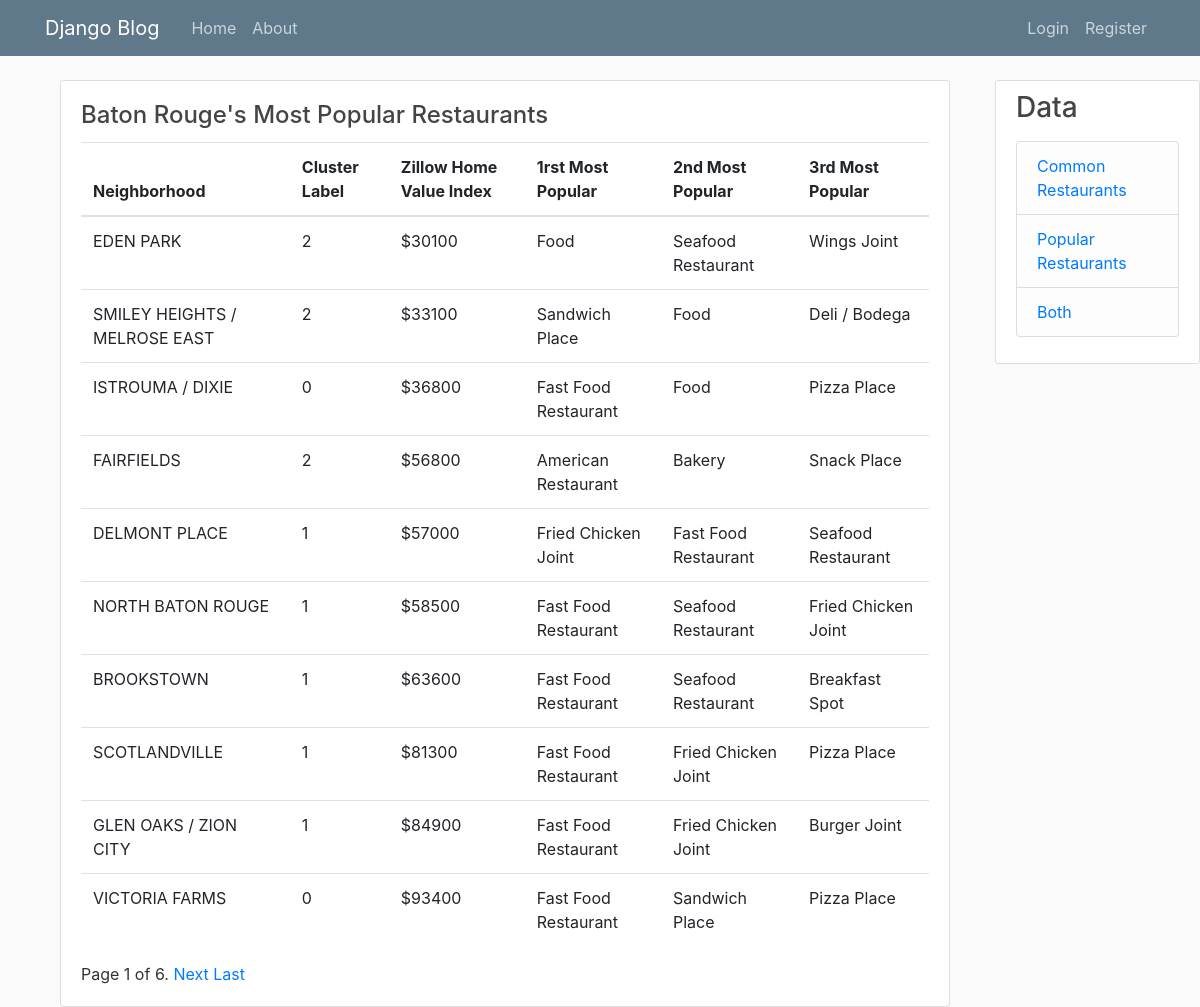
Page /data/popular on the committed database.
### blog/models.py (models this page shows, shortened)
class Mostpopular(models.Model):
    neigh = models.ForeignKey(Neighborhood, on_delete=models.CASCADE, null=True, related_name='popRest')
    number_1st_most_popular_venue = models.CharField(db_column='1st Most Common Venue', max_length=100, blank=True, null=True)
    number_2nd_most_popular_venue = models.CharField(db_column='2nd Most Common Venue', max_length=100, blank=True, null=True)
    number_3rd_most_popular_venue = models.CharField(db_column='3rd Most Common Venue', max_length=100, blank=True, null=True)
    number_4th_most_popular_venue = models.CharField(db_column='4th Most Common Venue', max_length=100, blank=True, null=True)
    number_5th_most_popular_venue = models.CharField(db_column='5th Most Common Venue', max_length=100, blank=True, null=True)
    number_6th_most_popular_venue = models.CharField(db_column='6th Most Common Venue', max_length=100, blank=True, null=True)
    number_7th_most_popular_venue = models.CharField(db_column='7th Most Common Venue', max_length=100, blank=True, null=True)
    number_8th_most_popular_venue = models.CharField(db_column='8th Most Common Venue', max_length=100, blank=True, null=True)
    number_9th_most_popular_venue = models.CharField(db_column='9th Most Common Venue', max_length=100, blank=True, null=True)
    number_10th_most_popular_venue = models.CharField(db_column='10th Most Common Venue', max_length=100, blank=True, null=True)

class Neighborhood(models.Model):
    name = models.CharField(db_column='Neighborhood', max_length=100)
    cluster_label_com = models.IntegerField(db_column='Cluster Label Common', blank=True, null=True)
    cluster_label_pop = models.IntegerField(db_column='Cluster Label Popular', blank=True, null=True)
    zillow_value = models.IntegerField(db_column='Zillow Home Value Index', blank=True, null=True)
    def __str__(self):
        return str(self.name)

### blog/views.py (the view)
# urls.py: path('data/popular', finalDataListPopular.as_view(), name='finalDataListPopular'),
class finalDataListPopular(ListView):
    paginate_by = 10
    template_name = 'blog/dataPopular.html'
    context_object_name = 'mostPopular'
    model = Mostpopular
    ordering = ['neigh']
    def get_context_data(self, **kwargs):
        context = super().get_context_data(**kwargs)
        context['Data'] = 'Data'
        context['Popular'] = 'Popular'
        context['links'] = ['Final', 'Data']
        return context

### blog/templates/blog/dataPopular.html (shortened to what this page needs)
{% extends "blog/base.html" %}
{% block content %}
    <div class="col-12 grid-margin stretch-card">
        <div class="card">
            <div class="card-body">
                <h4 class="card-title">Baton Rouge's Most Popular Restaurants</h4>
                <div class="table-responsive">
                    <table class="table table-hover">
                        <thead>
                            <tr>
                                <th>Neighborhood</th>
                                <th>Cluster Label</th>
                                <th>Zillow Home Value Index</th>
                                <th>1rst Most Popular</th>
                                <th>2nd Most Popular</th>
                                <th>3rd Most Popular</th>
                            </tr>
                        </thead>
                        <tbody>
                            {% for data in mostPopular %}
                                <tr>
                                    <td>{{ data.neigh }}</td>
                                    <td>{{ data.neigh.cluster_label_pop }}</td>
                                    <td>${{ data.neigh.zillow_value }}</td>
                                    <td>{{ data.number_1st_most_popular_venue }}</td>
                                    <td>{{ data.number_2nd_most_popular_venue }}</td>
                                    <td>{{ data.number_3rd_most_popular_venue }}</td>
                                </tr>
                            {% endfor %}
                        </tbody>
                    </table>
                    <div class="pagination">
                        <span class="step-links">
                            <span class="current">
                                Page {{ page_obj.number }} of {{ page_obj.paginator.num_pages }}.
                            </span>
                            {% if page_obj.has_next %}
                                <a href="?page={{ page_obj.next_page_number }}"> Next </a>
                                <a href="?page={{ page_obj.paginator.num_pages }}"> Last </a>
                            {% endif %}
                        </span>
                    </div>
                </div>
            </div>
        </div>
    </div>
{% endblock content %}

### blog/static/blog/main.css (style rules this page uses)
body { background: #fafafa; color: #333333; margin-top: 5rem; }
h1, h2, h3, h4, h5, h6 { color: #444444; }

### rows in the picture
Mostpopular: neigh "EDEN PARK", neigh.cluster_label_pop "2", neigh.zillow_value "30100", number_1st_most_popular_venue "Food", number_2nd_most_popular_venue "Seafood Restaurant", number_3rd_most_popular_venue "Wings Joint"
Mostpopular: neigh "SMILEY HEIGHTS / MELROSE EAST", neigh.cluster_label_pop "2", neigh.zillow_value "33100", number_1st_most_popular_venue "Sandwich Place", number_2nd_most_popular_venue "Food", number_3rd_most_popular_venue "Deli / Bodega"
Mostpopular: neigh "ISTROUMA / DIXIE", neigh.cluster_label_pop "0", neigh.zillow_value "36800", number_1st_most_popular_venue "Fast Food Restaurant", number_2nd_most_popular_venue "Food", number_3rd_most_popular_venue "Pizza Place"
Mostpopular: neigh "FAIRFIELDS", neigh.cluster_label_pop "2", neigh.zillow_value "56800", number_1st_most_popular_venue "American Restaurant", number_2nd_most_popular_venue "Bakery", number_3rd_most_popular_venue "Snack Place"
Mostpopular: neigh "DELMONT PLACE", neigh.cluster_label_pop "1", neigh.zillow_value "57000", number_1st_most_popular_venue "Fried Chicken Joint", number_2nd_most_popular_venue "Fast Food Restaurant", number_3rd_most_popular_venue "Seafood Restaurant"
Mostpopular: neigh "NORTH BATON ROUGE", neigh.cluster_label_pop "1", neigh.zillow_value "58500", number_1st_most_popular_venue "Fast Food Restaurant", number_2nd_most_popular_venue "Seafood Restaurant", number_3rd_most_popular_venue "Fried Chicken Joint"
Mostpopular: neigh "BROOKSTOWN", neigh.cluster_label_pop "1", neigh.zillow_value "63600", number_1st_most_popular_venue "Fast Food Restaurant", number_2nd_most_popular_venue "Seafood Restaurant", number_3rd_most_popular_venue "Breakfast Spot"
Mostpopular: neigh "SCOTLANDVILLE", neigh.cluster_label_pop "1", neigh.zillow_value "81300", number_1st_most_popular_venue "Fast Food Restaurant", number_2nd_most_popular_venue "Fried Chicken Joint", number_3rd_most_popular_venue "Pizza Place"
Mostpopular: neigh "GLEN OAKS / ZION CITY", neigh.cluster_label_pop "1", neigh.zillow_value "84900", number_1st_most_popular_venue "Fast Food Restaurant", number_2nd_most_popular_venue "Fried Chicken Joint", number_3rd_most_popular_venue "Burger Joint"
Mostpopular: neigh "VICTORIA FARMS", neigh.cluster_label_pop "0", neigh.zillow_value "93400", number_1st_most_popular_venue "Fast Food Restaurant", number_2nd_most_popular_venue "Sandwich Place", number_3rd_most_popular_venue "Pizza Place"

### other values in the picture
{{ page_obj.number }} "1"
{{ page_obj.paginator.num_pages }} "6"
